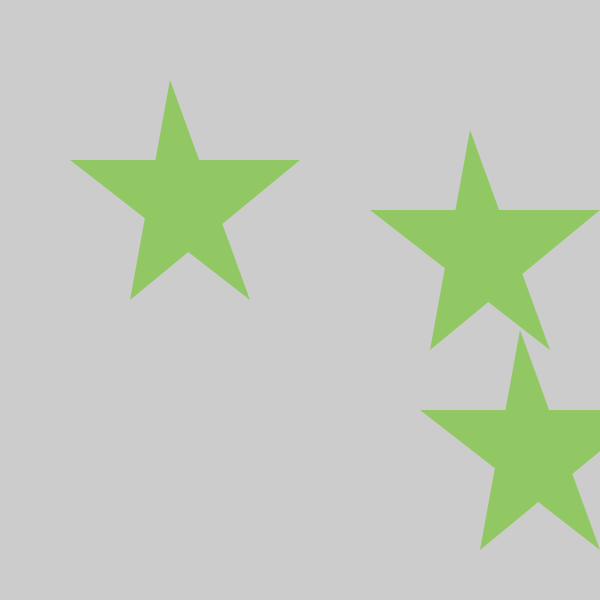
Frame 1 (no input)
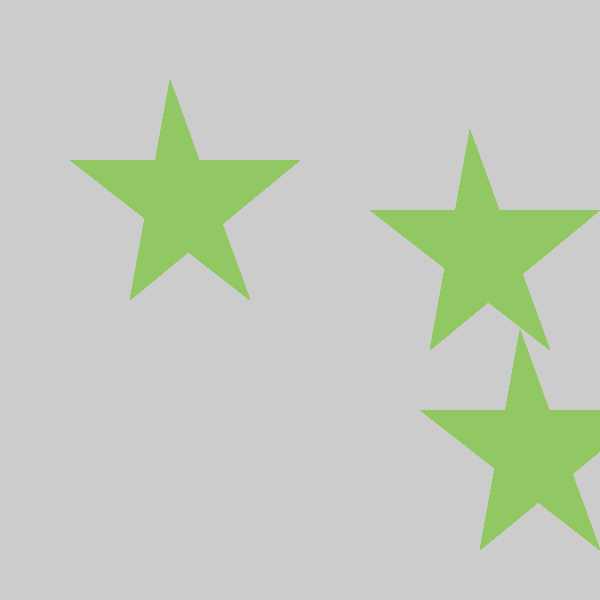
Frame 60 (the mouse pressed at the canvas centre just before this capture)
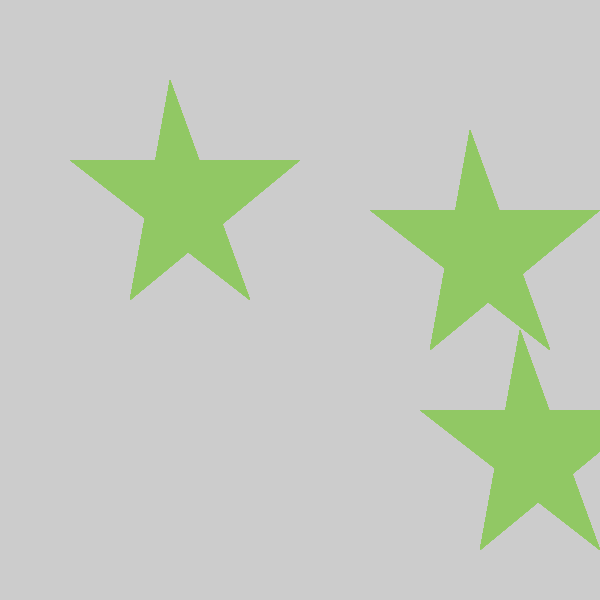
Frame 120 (the mouse held since frame 60 and released just before this capture)

The Processing sketch that drew these frames (run headless with seeded random() and noise(); from frame 60 on, the mouse is pressed at the canvas centre):

// Processing sketch: partner_functions
// ── partner_functions.pde
void setup () {
  size(600,600); 
}

void draw() {
  noStroke();
  fill(145, 200, 100);
 star();
  
  translate(300, 50);
  star();
  
   translate(50, 200);
   star();
}

void star() {
  beginShape();
  vertex(170,80); //highest 
  vertex(250, 300);
   vertex(70, 160);
   vertex(300, 160);
  vertex(130, 300);
  endShape(); 
}

void mousePressed() {
  println("coordinates are: "
  + mouseX + ","
  + mouseY);
  circle(mouseX, mouseY, 30);
}
